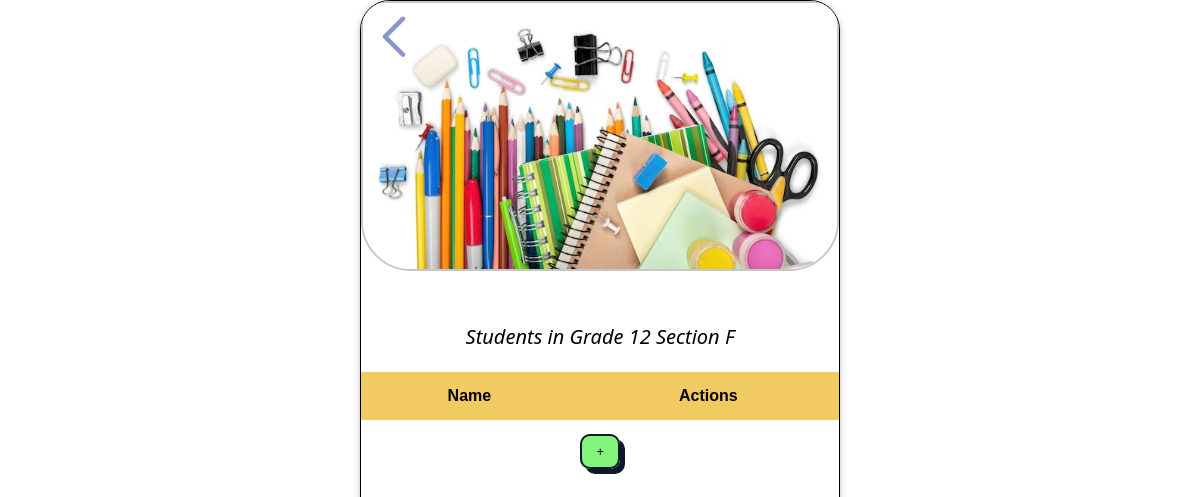
Page /admin/panal/get_students/12/F (signed in) on the earlier database version.
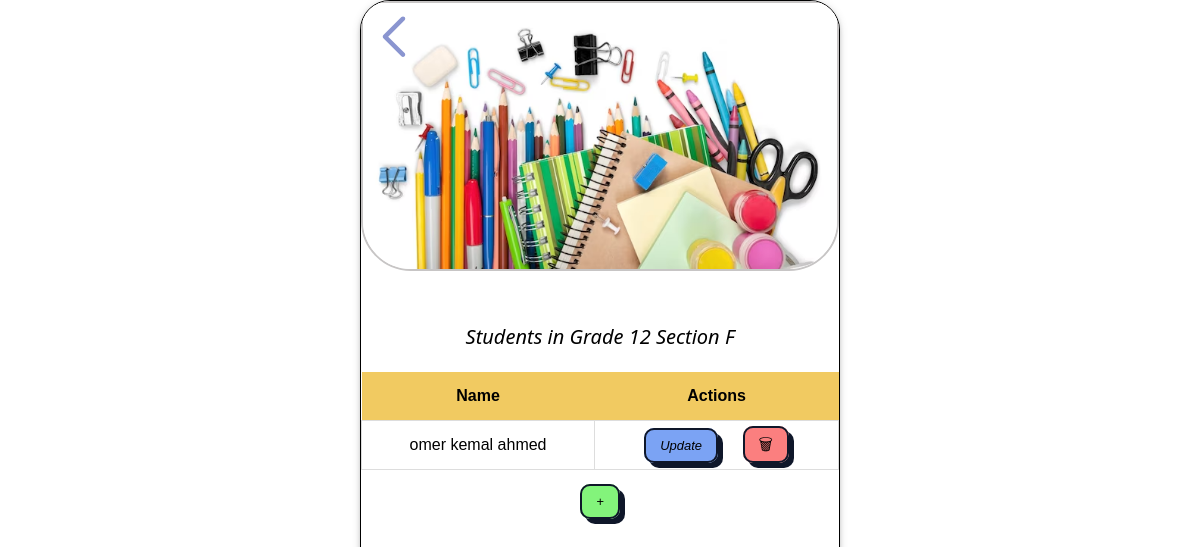
Same page on the later database version.
### database/modle.py (models this page shows, shortened)
class Student(Base):
    __tablename__ ='student'
    ID = Column("id", String, primary_key=True)
    fname = Column("first_name", String(20), nullable=False)
    mname = Column("middl_name", String(20), nullable=False)
    lname = Column("last_name", String(20), nullable=False)
    gender = Column("gender", String(2),nullable=False)
    grade = Column("grade", Integer)
    section = Column("section", String(20))
    password = Column("password", String(20),nullable=False)
    def __repr__(self):
        student_data = f"({self.ID}-{self.fname}-{self.mname}-{self.lname}-{self.gender}-{self.password}-{self.section}-{self.grade})"
        return student_data

### admin/Admin.py (the view)
@Admin.route('/admin/panal/get_students/<grade>/<section>')
def get_students(grade=False, section=None):
    try:
        if 'username' in session:
            if session['role'] == 'admin':
                if grade and section:
                    students = _session.query(Student).filter_by(grade=grade, section=section).all()
                    return render_template(
                        'get_students.html', students=students, grade=grade, section=section
                        )
                else:
                    return 'No grade provided'
            else:
                return redirect(url_for('event.unauthorized'))
        else:
            return redirect(url_for('Login.login', message=var.NONE_LOGIN_MESSAGE))
    except Exception as e:
        var.log(f"Error occurred: {e}")
        return redirect(url_for('event.internal_server_error'))
    finally:
        _session.close()

### utility/_templates_filters.py (called while the page is built)
def getlist(s):
    _filter = [str(info)[1:-1].split('-') for info in s]  # Split the string by '-' and store it in a list
    print(_filter)
    return _filter

### admin/templates/get_students.html (shortened to what this page needs)
<!DOCTYPE html>
<html lang="en">
<head>
  <link rel="stylesheet" href="{{ url_for('static', filename='css/style.css') }}">
  <link rel="stylesheet" href="{{ url_for('static', filename='css/custom.css') }}">
  <link rel="stylesheet" href="{{ url_for('static', filename='css/w3.css') }}">
</head>
<body>
<section class="w3-card">
  <header id="content1" style="display: none;">
    <div class="w3-display-container">
      <a onclick="loading_back();"><img width="15%" class="w3-display-topleft" src="{{ url_for('static', filename='img/back.svg') }}" alt=""></a>
      <img width="100%" class="round2" src="{{ url_for('static', filename='img/logo.avif') }}">
    </div>
  </header>
  <main id="content2" class="main4" style="display: none;">
    <div class="container" style="margin-top: 50px;">
        <h4><i>Students in Grade {{grade}} Section {{section}}</i></h4>
        <table>
            <thead>
                <th>
                    Name
                </th>
                <th>
                    Actions
                </th>
            </thead>
            <tbody>
                {% for student in students | getList %}
                <tr>
                    <td>{{ student[1] }} {{ student[2] }} {{ student[3] }}</td>
                    <td>
                      <div class="dropdown" style="margin-right: 20px;">
                        <a class="btn text" style="background-color: rgb(123, 163, 244);" href="/admin/panal/update_options/{{ student[0] }}">Update</a>
                      </div>
                      <a class="btn" style="background-color: rgb(251, 127, 127); text-decoration: none;" onclick="_delete('{{ student[0] }}',9);">&#128465</a>
                    </td>
                  </tr>
                {% endfor %}
            </tbody>
        </table>
        <a class="btn text" style="background-color: rgb(131, 244, 123);" href="/admin/panal/add_student/{{ grade }}/{{ section }}">+</a>
    </div>
  </main>
</section>
</body>
</html>

Differences in the rows shown:
added Student: first_name "omer", middl_name "kemal", last_name "ahmed"
